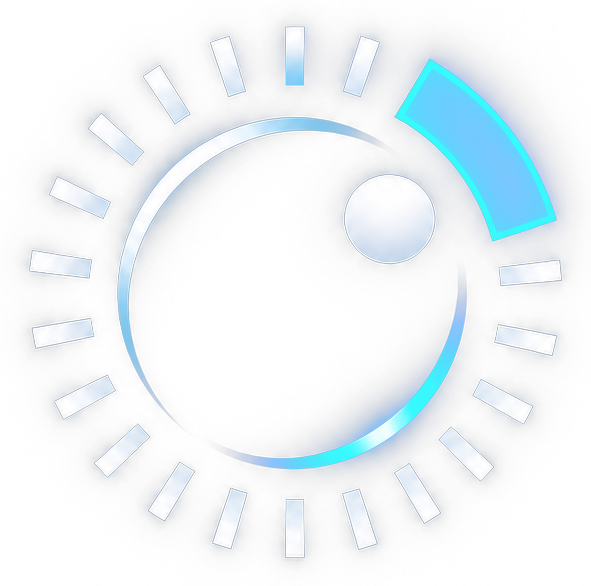
#> input picture assets/parametral-mark-1024.png, 591 x 586 px
$ python make_branding_assets.py
#> lines starting #> are read from the running program, lines starting #| are printed output that depends on the picture
#!/usr/bin/env python3
"""Generate the artwork the boot splash and the login theme load at runtime.

Everything stays inside branding/ so the ISO build does not depend on scripts/.

Two backgrounds on purpose:
  * plymouth  — clean cream gradient (the mark sits centred in the splash, a watermark
                behind it would just compete with it)
  * sddm      — the same cream, plus a large, very faint ink watermark of the mark so the
                login screen has depth instead of a flat colour field
"""
import os

from PIL import Image, ImageDraw, ImageFilter

ROOT = os.path.dirname(os.path.dirname(os.path.abspath(__file__)))
ASSETS = os.path.join(ROOT, "assets")
BRAND = os.path.join(ROOT, "branding")

W, H = 1920, 1080
TOP = (251, 247, 240)
BOTTOM = (231, 219, 200)
MARK = os.path.join(ASSETS, "parametral-mark-1024.png")


def gradient():
    strip = Image.new("RGB", (1, H))
    px = strip.load()
    for y in range(H):
        t = y / (H - 1)
        px[0, y] = tuple(round(a + (b - a) * t) for a, b in zip(TOP, BOTTOM))
    return strip.resize((W, H), Image.BILINEAR).convert("RGBA")


def glow(img, center, radius, color, strength):
    layer = Image.new("RGBA", img.size, (0, 0, 0, 0))
    d = ImageDraw.Draw(layer)
    cx, cy = center
    for i in range(24, 0, -1):
        r = radius * i / 24
        d.ellipse([cx - r, cy - r, cx + r, cy + r],
                  fill=color + (int(strength * (1 - i / 24) ** 1.5),))
    return Image.alpha_composite(img, layer.filter(ImageFilter.GaussianBlur(radius // 7)))


def vignette(img, amount=34):
    """Very light darkening at the edges — keeps the cream from looking flat."""
    mask = Image.new("L", img.size, 0)
    ImageDraw.Draw(mask).ellipse([-W * 0.30, -H * 0.40, W * 1.30, H * 1.40], fill=255)
    mask = mask.filter(ImageFilter.GaussianBlur(240))
    dark = Image.new("RGBA", img.size, (62, 52, 40, 255))
    dark.putalpha(mask.point(lambda v: int((255 - v) * amount / 255)))
    return Image.alpha_composite(img, dark)


def ink_watermark(size_px=1050, alpha=0.07, blur=9):
    """The mark recoloured to soft ink, used as a background watermark."""
    mark = Image.open(MARK).convert("RGBA")
    mark.thumbnail((size_px, size_px), Image.LANCZOS)
    a = mark.split()[3].point(lambda v: int(v * alpha))
    ink = Image.new("RGBA", mark.size, (74, 63, 48, 255))
    ink.putalpha(a)
    return ink.filter(ImageFilter.GaussianBlur(blur))


def logo_glow(size_px=620, strength=200):
    """A soft white radial halo that lifts the mark off the watermark."""
    g = Image.new("RGBA", (size_px, size_px), (0, 0, 0, 0))
    d = ImageDraw.Draw(g)
    c = size_px // 2
    steps = 40
    for i in range(steps, 0, -1):
        r = c * i / steps
        a = int(strength * (1 - i / steps) ** 2.2)
        d.ellipse([c - r, c - r, c + r, c + r], fill=(255, 253, 247, a))
    return g.filter(ImageFilter.GaussianBlur(size_px // 14))


def background(watermark=False):
    img = gradient()
    img = glow(img, (W // 2, 380), 660, (255, 252, 242), 115)
    img = glow(img, (W // 2, 840), 920, (233, 208, 168), 52)
    if watermark:
        # primary ghost: upper right, so only its lower-left arc grazes the card
        wm = ink_watermark(1050, alpha=0.062, blur=10)
        img.alpha_composite(wm, (int(W * 0.80) - wm.width // 2,
                                 int(H * 0.17) - wm.height // 2))
        # a much fainter echo bottom-left keeps the frame from feeling lopsided
        echo = ink_watermark(760, alpha=0.035, blur=14)
        img.alpha_composite(echo, (int(W * 0.14) - echo.width // 2,
                                   int(H * 0.88) - echo.height // 2))
    img = vignette(img)
    return img.convert("RGB")


def dot():
    """12 px soft ink dot for the splash animation."""
    d = Image.new("RGBA", (14, 14), (0, 0, 0, 0))
    ImageDraw.Draw(d).ellipse([2, 2, 11, 11], fill=(26, 26, 30, 235))
    return d.filter(ImageFilter.GaussianBlur(0.6))


def main():
    for target, wm in (("plymouth/parametral", False), ("sddm/parametral", True)):
        d = os.path.join(BRAND, target)
        os.makedirs(d, exist_ok=True)
        background(watermark=wm).save(os.path.join(d, "background.png"), optimize=True)
#> in background, `img = gradient()`:
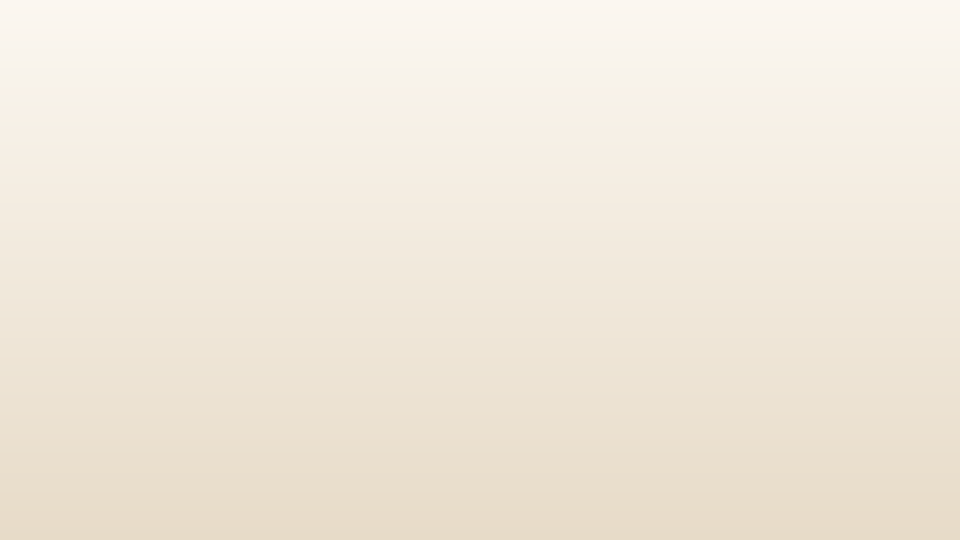
#> img: PIL image 1920x1080 RGBA (shown at 1/2 size); mean R, G, B, A 241, 233, 220, 255
#> in glow, `layer = Image.new("RGBA", img.size, (0, 0, 0, 0))`: layer: PIL image 1920x1080 RGBA; every value is 0
#> in vignette, `mask = Image.new("L", img.size, 0)`: mask: PIL image 1920x1080 L; every value is 0
#> in vignette, `ImageDraw.Draw(mask).ellipse([-W * 0.30, -H * 0.40, W * 1.30, H * 1.40..`: mask: PIL image 1920x1080 L; every value is 255
#> in vignette, `dark = Image.new("RGBA", img.size, (62, 52, 40, 255))`:
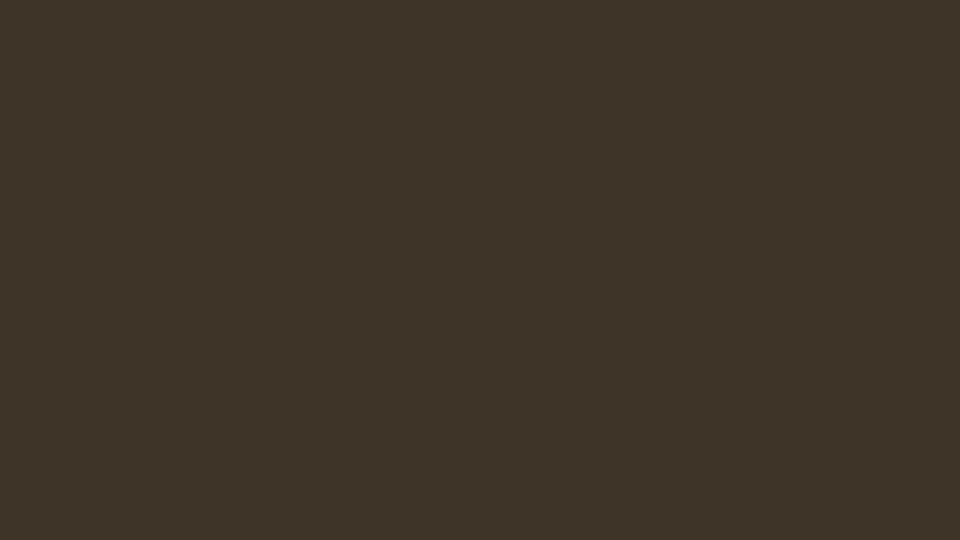
#> dark: PIL image 1920x1080 RGBA (shown at 1/2 size); mean R, G, B, A 62, 52, 40, 255

        mark = Image.open(MARK).convert("RGBA")
#> mark is the input picture: PIL image 591x586 RGBA; mean R, G, B, A 22.7, 38.3, 51.9, 38.1
        mark.thumbnail((256, 256), Image.LANCZOS)
#> mark: PIL image 256x254 RGBA
        mark.save(os.path.join(d, "logo.png"))

        big = Image.open(MARK).convert("RGBA")
        big.thumbnail((420, 420), Image.LANCZOS)
        big.save(os.path.join(d, "logo-large.png"))
        if target.startswith("plymouth"):
            dot().save(os.path.join(d, "dot.png"))
        else:
            logo_glow().save(os.path.join(d, "logo-glow.png"))
        print("wrote", d)


if __name__ == "__main__":
    main()
